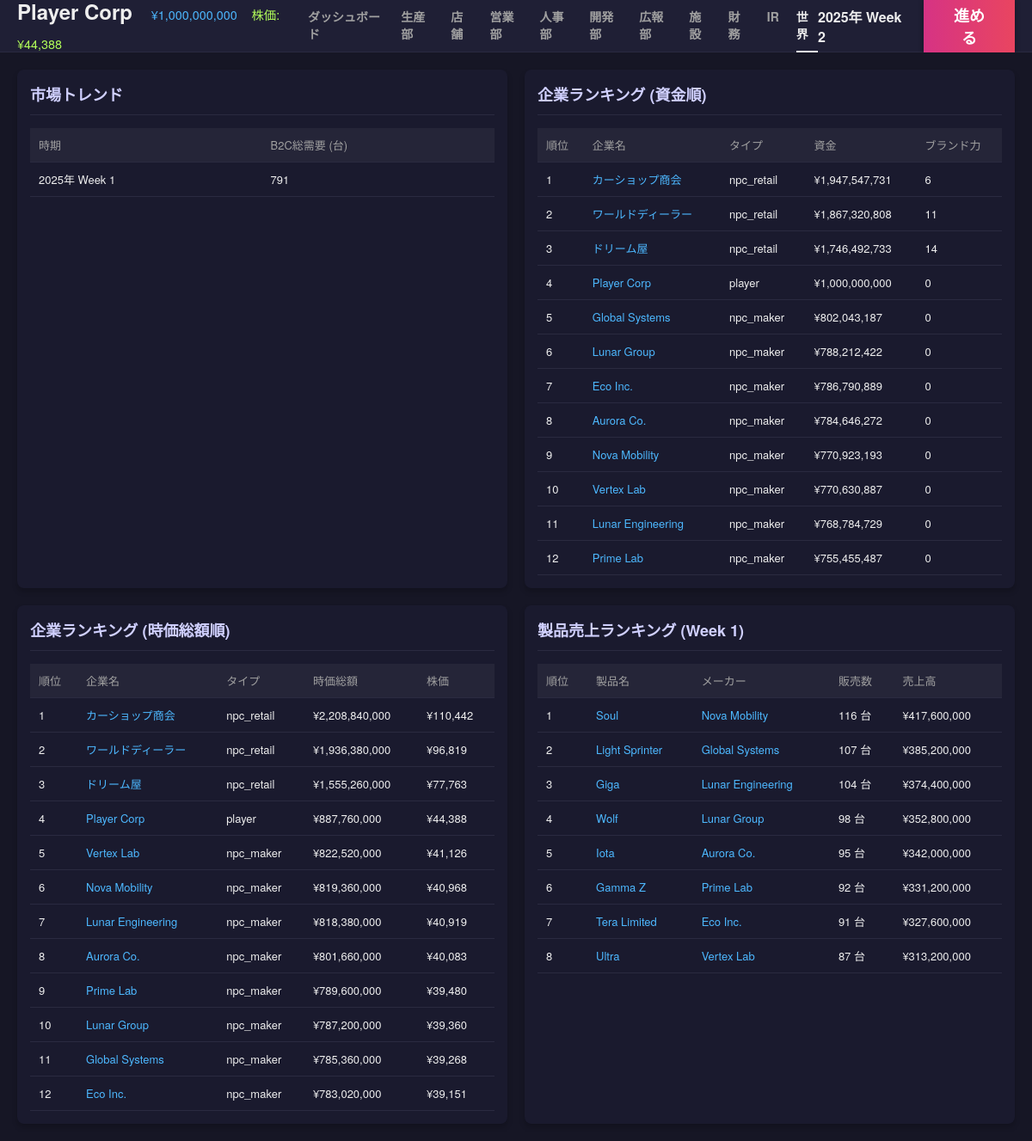
/world, run on the app's committed database.
### tables this page shows
CREATE TABLE companies (
            id INTEGER PRIMARY KEY AUTOINCREMENT,
            name TEXT,
            type TEXT, -- 'player', 'npc_maker', 'npc_retail', 'system_supplier'
            funds INTEGER,
            brand_power REAL DEFAULT 0,
            industry TEXT DEFAULT 'automotive',
            credit_rating INTEGER DEFAULT 50,
            dev_knowhow REAL DEFAULT 0,
            borrowing_limit INTEGER DEFAULT 0,
            is_active BOOLEAN DEFAULT 1,
            -- Supplier Traits
            trait_material_score REAL DEFAULT 3.0,
            trait_cost_multiplier REAL DEFAULT 1.0,
            part_category TEXT, -- 'engine', 'body', etc. for system_supplier
            
            -- Stock info
            listing_status TEXT DEFAULT 'private', -- 'private', 'public'
            stock_price INTEGER DEFAULT 50000,
            outstanding_shares INTEGER DEFAULT 20000,
            market_cap INTEGER DEFAULT 1000000000
        );

CREATE TABLE market_trends (
            week INTEGER PRIMARY KEY,
            b2c_demand INTEGER DEFAULT 0
        );

CREATE TABLE product_designs (
            id INTEGER PRIMARY KEY AUTOINCREMENT,
            company_id INTEGER,
            name TEXT,
            material_score REAL,
            concept_score REAL,
            production_efficiency REAL,
            base_price INTEGER,
            sales_price INTEGER,
            status TEXT, -- 'developing', 'completed', 'obsolete'
            strategy TEXT, -- 開発方針
            developed_week INTEGER,
            parts_config TEXT, -- JSON: {part_key: {supplier_id, score, cost}}
            awareness REAL DEFAULT 0,
            FOREIGN KEY(company_id) REFERENCES companies(id)
        );

### app.py (the view)
@app.route('/world')
def world():
    current_week = sim.get_current_week()
    target_week = max(1, current_week - 1)
    trends = db.fetch_all("SELECT * FROM market_trends ORDER BY week DESC LIMIT 10")
    ranking = db.fetch_all("SELECT * FROM companies WHERE type != 'system_supplier' AND is_active = 1 ORDER BY funds DESC")
    market_cap_ranking = db.fetch_all("SELECT * FROM companies WHERE type != 'system_supplier' AND is_active = 1 ORDER BY market_cap DESC")
    product_ranking = db.fetch_all("""
        SELECT
            d.name as product_name,
            d.id as design_id,
            c.name as maker_name,
            c.id as maker_id,
            SUM(t.quantity) as total_quantity,
            SUM(t.amount) as total_sales
        FROM transactions t
        JOIN product_designs d ON t.design_id = d.id
        JOIN companies c ON d.company_id = c.id
        WHERE t.type = 'b2c' AND t.week = ?
        GROUP BY t.design_id
        ORDER BY total_sales DESC
        LIMIT 10
    """, (target_week,))
    return render_template('world.html', trends=trends, ranking=ranking, market_cap_ranking=market_cap_ranking, product_ranking=product_ranking, target_week=target_week)

### app.py (called while the page is built)
def get_player_company():
    res = db.fetch_one("SELECT * FROM companies WHERE type = 'player' LIMIT 1")
    return res

@app.context_processor
def inject_common_data():
    player = get_player_company()
    game_state = db.fetch_one("SELECT * FROM game_state")
    current_week = game_state['week'] if game_state else 0
    year = 2025 + (current_week - 1) // 52
    week_of_year = (current_week - 1) % 52 + 1
    date_str = f"{year}年 Week {week_of_year}"
    header_caps = None
    if player:
        header_caps = sim.calculate_capabilities(player['id'])
    return dict(
        player=player,
        current_week=current_week,
        date_str=date_str,
        active_page=request.endpoint,
        header_caps=header_caps,
        npc_scale=gb.NPC_SCALE_FACTOR
    )

@app.template_filter('format_week')
def format_week_filter(week):
    if week is None: return "-"
    try:
        week = int(week)
    except:
        return week
    year = 2025 + (week - 1) // 52
    week_of_year = (week - 1) % 52 + 1
    return f"{year}年 Week {week_of_year}"

### database.py (called while the page is built)
    def get_connection(self):
        if hasattr(self._local, 'connection') and self._local.connection:
            return self._local.connection, False  # (conn, should_close)
        conn = sqlite3.connect(self.db_path)
        conn.row_factory = sqlite3.Row
        return conn, True

    def fetch_one(self, query, params=()):
        conn, should_close = self.get_connection()
        try:
            cursor = conn.cursor()
            cursor.execute(query, params)
            result = cursor.fetchone()
            return result
        finally:
            if should_close:
                conn.close()

    def fetch_all(self, query, params=()):
        conn, should_close = self.get_connection()
        try:
            cursor = conn.cursor()
            cursor.execute(query, params)
            result = cursor.fetchall()
            return result
        finally:
            if should_close:
                conn.close()

### simulation.py (called while the page is built)
    def get_current_week(self):
        res = db.fetch_one("SELECT week FROM game_state")
        return res['week'] if res else 0

### templates/world.html
{% extends "base.html" %}
{% block content %}
<div class="dashboard-grid">
    <div class="card card-large">
        <div class="card-header">
            <h2>市場トレンド</h2>
        </div>
        <div class="card-body">
            <table class="data-table">
                <thead>
                    <tr>
                        <th>時期</th>
                        <th>B2C総需要 (台)</th>
                    </tr>
                </thead>
                <tbody>
                    {% for t in trends %}
                    <tr>
                        <td>{{ t.week | format_week }}</td>
                        <td>{{ "{:,}".format(t.b2c_demand) }}</td>
                    </tr>
                    {% endfor %}
                </tbody>
            </table>
        </div>
    </div>
    <div class="card card-large">
        <div class="card-header">
            <h2>企業ランキング (資金順)</h2>
        </div>
        <div class="card-body">
            <table class="data-table">
                <thead>
                    <tr>
                        <th>順位</th>
                        <th>企業名</th>
                        <th>タイプ</th>
                        <th>資金</th>
                        <th>ブランド力</th>
                    </tr>
                </thead>
                <tbody>
                    {% for comp in ranking %}
                    <tr>
                        <td>{{ loop.index }}</td>
                        <td><a href="{{ url_for('company_detail', company_id=comp.id) }}" style="color: #4db8ff;">{{ comp.name }}</a></td>
                        <td>{{ comp.type }}</td>
                        <td>¥{{ "{:,}".format(comp.funds|int) }}</td>
                        <td>{{ comp.brand_power|int }}</td>
                    </tr>
                    {% endfor %}
                </tbody>
            </table>
        </div>
    </div>
    <div class="card card-large">
        <div class="card-header">
            <h2>企業ランキング (時価総額順)</h2>
        </div>
        <div class="card-body">
            <table class="data-table">
                <thead>
                    <tr>
                        <th>順位</th>
                        <th>企業名</th>
                        <th>タイプ</th>
                        <th>時価総額</th>
                        <th>株価</th>
                    </tr>
                </thead>
                <tbody>
                    {% for comp in market_cap_ranking %}
                    <tr>
                        <td>{{ loop.index }}</td>
                        <td><a href="{{ url_for('company_detail', company_id=comp.id) }}" style="color: #4db8ff;">{{ comp.name }}</a></td>
                        <td>{{ comp.type }}</td>
                        <td>¥{{ "{:,}".format(comp.market_cap) }}</td>
                        <td>¥{{ "{:,}".format(comp.stock_price) }}</td>
                    </tr>
                    {% endfor %}
                </tbody>
            </table>
        </div>
    </div>
    <div class="card card-large">
        <div class="card-header">
            <h2>製品売上ランキング (Week {{ target_week }})</h2>
        </div>
        <div class="card-body">
            <table class="data-table">
                <thead>
                    <tr>
                        <th>順位</th>
                        <th>製品名</th>
                        <th>メーカー</th>
                        <th>販売数</th>
                        <th>売上高</th>
                    </tr>
                </thead>
                <tbody>
                    {% for item in product_ranking %}
                    <tr>
                        <td>{{ loop.index }}</td>
                        <td><a href="{{ url_for('product_detail', design_id=item.design_id) }}" style="color: #4db8ff;">{{ item.product_name }}</a></td>
                        <td><a href="{{ url_for('company_detail', company_id=item.maker_id) }}" style="color: #4db8ff;">{{ item.maker_name }}</a></td>
                        <td>{{ "{:,}".format(item.total_quantity) }} 台</td>
                        <td>¥{{ "{:,}".format(item.total_sales) }}</td>
                    </tr>
                    {% else %}
                    <tr><td colspan="5">データがありません。</td></tr>
                    {% endfor %}
                </tbody>
            </table>
        </div>
    </div>
</div>
{% endblock %}

### templates/base.html (shortened to what this page needs)
<!DOCTYPE html>
<html lang="ja">
<head>
    <link rel="stylesheet" href="{{ url_for('static', filename='css/style.css') }}">
</head>
<body>
    <div class="app-container">
        <header class="top-bar">
            <div class="logo-area tooltip-container">
                <h1>
                    {% if player %}
                    <span style="font-size: 0.6em; color: #4db8ff; margin-left: 15px; font-weight: normal;">¥{{ "{:,}".format(player.funds|int) }}</span>
                    {% if player.stock_price %}
                    <span style="font-size: 0.6em; color: #b2ff59; margin-left: 10px; font-weight: normal;">株価: ¥{{ "{:,}".format(player.stock_price) }}</span>
                    {% endif %}
                    {% endif %}
                </h1>
            </div>
            <nav class="top-nav">
                <a href="{{ url_for('dashboard') }}" class="{{ 'active' if active_page == 'dashboard' else '' }}">ダッシュボード</a>
                <a href="{{ url_for('production') }}" class="{{ 'active' if active_page == 'production' else '' }}">生産部</a>
                <a href="{{ url_for('store') }}" class="{{ 'active' if active_page == 'store' else '' }}">店舗</a>
                <a href="{{ url_for('sales') }}" class="{{ 'active' if active_page == 'sales' else '' }}">営業部</a>
                <a href="{{ url_for('hr') }}" class="{{ 'active' if active_page == 'hr' else '' }}">人事部</a>
                <a href="{{ url_for('dev') }}" class="{{ 'active' if active_page == 'dev' else '' }}">開発部</a>
                <a href="{{ url_for('pr') }}" class="{{ 'active' if active_page == 'pr' else '' }}">広報部</a>
                <a href="{{ url_for('facility') }}" class="{{ 'active' if active_page == 'facility' else '' }}">施設</a>
                <a href="{{ url_for('finance') }}" class="{{ 'active' if active_page == 'finance' else '' }}">財務</a>
                <a href="{{ url_for('ir') }}" class="{{ 'active' if active_page == 'ir' else '' }}">IR</a>
                <a href="{{ url_for('world') }}" class="{{ 'active' if active_page == 'world' else '' }}">世界</a>
            </nav>
            <div class="action-area">
                <div class="date-display">{{ date_str }}</div>
                <form action="{{ url_for('next_week') }}" method="post">
                    <button type="submit" class="btn-next-week">進める</button>
                </form>
            </div>
        </header>
        <main class="main-content">
            {% block content %}{% endblock %}
        </main>
    </div>
</body>
</html>

### static/css/style.css (style rules this page uses)
:root { --bg-dark: #161625; --bg-panel: #1a1a2e; --bg-header: #1f1f35; --accent-pink: #e94560; --accent-blue: #0f3460; --text-main: #eeeeee; --text-muted: #a0a0a0; --border-color: #2a2a40; --font-family: "Helvetica Neue", Arial, "Hiragino Kaku Gothic ProN", "Hiragino Sans", Meiryo, sans-serif; }
body { margin: 0; padding: 0; background-color: var(--bg-dark); color: var(--text-main); font-family: var(--font-family); font-size: 14px; overflow: hidden; }
a { text-decoration: none; color: inherit; }
.app-container { display: flex; flex-direction: column; height: 100vh; }
.top-bar { height: 60px; background-color: var(--bg-header); display: flex; align-items: center; padding: 0 20px; border-bottom: 1px solid var(--border-color); justify-content: space-between; }
.logo-area h1 { font-size: 24px; font-weight: bold; margin: 0; }
.top-nav { display: flex; gap: 20px; }
.top-nav a { color: var(--text-muted); font-weight: bold; padding: 10px 0; border-bottom: 3px solid transparent; transition: all 0.2s; }
.top-nav a:hover, .top-nav a.active { color: var(--text-main); border-bottom-color: var(--text-main); }
.action-area { display: flex; align-items: center; gap: 20px; }
.date-display { font-size: 16px; font-weight: bold; }
.btn-next-week { background: linear-gradient(90deg, #d63384, #e94560); color: white; border: none; padding: 10px 30px; border-radius: 5px; font-size: 18px; font-weight: bold; cursor: pointer; box-shadow: 0 4px 6px rgba(0,0,0,0.3); transition: transform 0.1s; }
.main-content { flex: 1; padding: 20px; overflow-y: auto; background-color: var(--bg-dark); }
.dashboard-grid { display: grid; grid-template-columns: repeat(4, 1fr); gap: 20px; }
.card { background-color: var(--bg-panel); border-radius: 8px; padding: 15px; box-shadow: 0 4px 6px rgba(0,0,0,0.2); display: flex; flex-direction: column; }
.card-large { grid-column: span 2; }
.card-header h2 { font-size: 18px; color: #d0d0ff; margin-top: 0; margin-bottom: 15px; border-bottom: 1px solid var(--border-color); padding-bottom: 10px; }
.card-body { flex: 1; display: flex; flex-direction: column; gap: 10px; }
.data-table { width: 100%; border-collapse: collapse; font-size: 13px; }
.data-table th, .data-table td { padding: 10px; text-align: left; border-bottom: 1px solid var(--border-color); }
.data-table th { background-color: #252538; color: var(--text-muted); font-weight: normal; position: relative; }
.tooltip-container { position: relative; cursor: help; }

### data on the page
companies: funds "1,000,000,000", stock_price "44,388", name "Player Corp", type "player", brand_power "0", market_cap "887,760,000"
market_trends: week "2025年 Week 1", b2c_demand "791"
companies: name "カーショップ商会", type "npc_retail", funds "1,947,547,731", brand_power "6", market_cap "2,208,840,000", stock_price "110,442"
companies: name "ワールドディーラー", type "npc_retail", funds "1,867,320,808", brand_power "11", market_cap "1,936,380,000", stock_price "96,819"
companies: name "ドリーム屋", type "npc_retail", funds "1,746,492,733", brand_power "14", market_cap "1,555,260,000", stock_price "77,763"
companies: name "Global Systems", type "npc_maker", funds "802,043,187", brand_power "0", market_cap "785,360,000", stock_price "39,268"
companies: name "Lunar Group", type "npc_maker", funds "788,212,422", brand_power "0", market_cap "787,200,000", stock_price "39,360"
companies: name "Eco Inc.", type "npc_maker", funds "786,790,889", brand_power "0", market_cap "783,020,000", stock_price "39,151"
companies: name "Aurora Co.", type "npc_maker", funds "784,646,272", brand_power "0", market_cap "801,660,000", stock_price "40,083"
companies: name "Nova Mobility", type "npc_maker", funds "770,923,193", brand_power "0", market_cap "819,360,000", stock_price "40,968"
companies: name "Vertex Lab", type "npc_maker", funds "770,630,887", brand_power "0", market_cap "822,520,000", stock_price "41,126"
companies: name "Lunar Engineering", type "npc_maker", funds "768,784,729", brand_power "0", market_cap "818,380,000", stock_price "40,919"
companies: name "Prime Lab", type "npc_maker", funds "755,455,487", brand_power "0", market_cap "789,600,000", stock_price "39,480"
product_designs: product_name "Soul", maker_name "Nova Mobility", total_quantity "116", total_sales "417,600,000"
product_designs: product_name "Light Sprinter", maker_name "Global Systems", total_quantity "107", total_sales "385,200,000"
product_designs: product_name "Giga", maker_name "Lunar Engineering", total_quantity "104", total_sales "374,400,000"
product_designs: product_name "Wolf", maker_name "Lunar Group", total_quantity "98", total_sales "352,800,000"
product_designs: product_name "Iota", maker_name "Aurora Co.", total_quantity "95", total_sales "342,000,000"
product_designs: product_name "Gamma Z", maker_name "Prime Lab", total_quantity "92", total_sales "331,200,000"
product_designs: product_name "Tera Limited", maker_name "Eco Inc.", total_quantity "91", total_sales "327,600,000"
product_designs: product_name "Ultra", maker_name "Vertex Lab", total_quantity "87", total_sales "313,200,000"

### other printed values
{{ date_str }} "2025年 Week 2"
{{ target_week }} "1"
